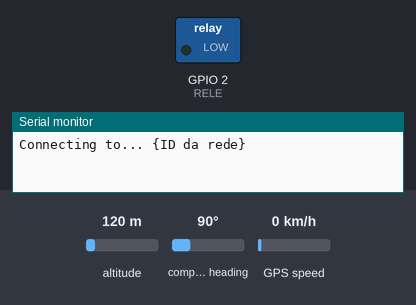
The sketch below on a simulated ESP8266 (NodeMCU). On the bench: switched loads named in the sketch (green lamp = pin HIGH), the last lines printed to the serial monitor. Inputs (shaded band) come from the test bench; at power-on: altitude 120 m, compass heading 90°, GPS speed 0 km/h. WiFi joins after 1.5 s; servers stay silent unless stated; uploads are accepted with an empty reply; the GPS gets a fix after 3 s at 37.7749, -122.4194 with 8 satellites.

Above: at 0.1 s.
At 8.0 s:
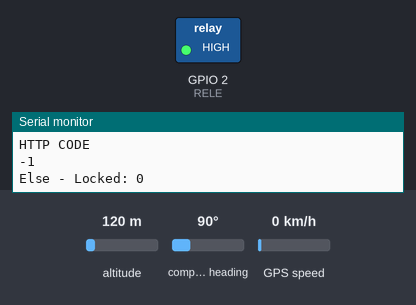
Timing chart, 0 to 9.5 s (numbered marks = the images above):
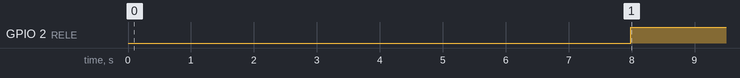

The sketch:

HelixDevice.ino
```cpp
/*
Autor: Vinícius de Andrade Barros
Project: SmartBike
The pursuit of a dream that will come true.
*/
/*
  ESP8266 ESP-12E module -> NEO-6M GY-GPS6MV2 GPS module
  VV (5V)     VCC
  GND         GND
  D1 (GPIO5)  RX
  D2 (GPIO4)  TX
 */
//*************************
#include <TinyGPS++.h>          // include TinyGPS++ library
#include <SoftwareSerial.h>     // include Software serial library
#include <ESP8266WiFi.h>        // include WiFi library
#include <ESP8266HTTPClient.h>
//*************************

#define RELE 2 //D4 == GPIO02

TinyGPSPlus gps;    // The TinyGPS++ object
SoftwareSerial ss(4, 5);         // configure SoftSerial library (RX pin, TX pin)
WiFiClient espClient;
HTTPClient http;


const char* orionAddressPath = "{Endereço do Orion}";
//Meu Device
const char* deviceID = "{Código da bicicleta}";

//Wi-fi Credentials
//*************************
const char* ssid =   "{ID da rede}";
const char* password = "{Senha da Rede}";
//*************************


float lati, longi, vel, batteryLevel;
String Latitude, Longitude, speed1;
boolean locked = true;
/***********************
 *  WarmUp variables
 ***********************/
float latitude , longitude;
int year , month , date, hour , minute , second;
String date_str , time_str , lat_str , lng_str;
int pm;
//***************************

void setup()
{
    pinMode(RELE, OUTPUT);
    digitalWrite(RELE, LOW);

    Serial.begin(115200);      // initialise serial communication at 9600 bps
    ss.begin(9600);  // initialize software serial at 9600 bps
    Serial.println();         // print empty line
    Serial.print("Connecting to... "); // print text in Serial Monitor
    Serial.println(ssid);           // print text in Serial Monitor
    WiFi.begin(ssid, password);     // connect to Wi-Fi network with SSID and password
    while (WiFi.status() != WL_CONNECTED)
    {
      delay(500);
      Serial.print(".");
    }

    // print local IP address and start web server
    Serial.println("");
    Serial.println("WiFi connected");
    Serial.println("Server started");
    Serial.println(WiFi.localIP());

    //creando um device no Helix SandBox (plug&play)
    Serial.println("Creating" + String(deviceID) + " entitie...");
    delay(200);
    orionCreateEntitie(deviceID);
    delay(200);
    warmUPGPS();
}

void loop()
{
  batteryLevel = 0.80;
    while (ss.available() > 0)
    {
       //ReadFromGPSModule();
       if(gps.encode(ss.read()))
       {
          if(gps.location.isValid())
          {
              lati = gps.location.lat();
              Latitude = String(lati, 6);
              longi = gps.location.lng();
              Longitude = String(longi, 6);
              vel = gps.speed.kmph();
              speed1 = String(vel,2);
              Serial.println("DeviceID: "+String(deviceID)+" Latitude: "+Latitude+" Longitude: "+Longitude + "Speed: "+speed1);
          }
          if((Latitude != "" && Longitude != "") || speed1 != "")
          {
              //update
              Serial.println("Updating data in orion...");
              Serial.println("DeviceID: "+String(deviceID)+" Latitude: "+Latitude+" Longitude: "+Longitude + "Speed: "+speed1 + "BaterryLevel: " + String(batteryLevel));
              orionUpdate(deviceID, Latitude, Longitude, speed1, String(batteryLevel));
              Serial.println("Finished updating data in orion...");
              Latitude = "";
              Longitude = "";
              speed1 = "";
          }
          AvaliaBikeLocked(deviceID);
          ActiveLocked();
          delay(5000);
       }
    }
    delay(100);
}

//Criação da entidade no HELIX
void orionCreateEntitie(String entitieName){
    //String bodyRequest = "{\"id\": \"" + entitieName + "\",\"type\": \"iot\",\"location\": {\"value\": { \"type\": \"Point\",\"coordinates\": [2.186447514, 41.3763726]},\"type\": \"geo:json\"},\"speed\": {\"type\": \"float\",\"value\": 0},\"locked\": {\"type\": \"boolean\",\"value\": true}}";
    String bodyRequest = "{\"id\": \"" + entitieName + "\",\"type\": \"iot\",\"location\": {\"value\": { \"type\": \"Point\",\"coordinates\": [2.186447514, 41.3763726]},\"type\": \"geo:json\"},\"speed\": {\"type\": \"float\",\"value\": 0},\"batteryLevel\": {\"type\": \"Property\",\"value\": 0.75},\"locked\": {\"type\": \"boolean\",\"value\": true}}";
    httpRequest("/entities/", bodyRequest, 0);
}

//update --> Aqui irei realizar o updade tanto da velocidade como da longitude / latitude.
void orionUpdate(String entitieID, String latitude, String longitude, String velocidade, String bateryCharge)
{
    //Primeiramente vou atualizar a localização.
    String bodyRequest = "{\"type\": \"Point\", \"coordinates\": ["+latitude+","+longitude+"]}";
    String pathRequest = "/entities/" + entitieID + "/attrs/location/value";
    httpRequest(pathRequest, bodyRequest, 1);

    //Posteriormente vou atualizar a velocidade.
    bodyRequest = velocidade;
    pathRequest = "/entities/" + entitieID + "/attrs/speed/value";
    httpRequest(pathRequest, bodyRequest, 2);

    //Posteriormente vou atualizar o nível da bateria.
    bodyRequest = bateryCharge;
    pathRequest = "/entities/" + entitieID + "/attrs/batteryLevel/value";
    httpRequest(pathRequest, bodyRequest, 2);

}

//avalia se a bicicleta está bloqueada ou não;
void AvaliaBikeLocked(String entitieID)
{
    String bodyRequest = "";
    String pathRequest = "/entities/" + entitieID + "/attrs/locked/value";
    httpRequest(pathRequest, bodyRequest, 3);
}

//request
void httpRequest(String path, String body, int type)
{
    String payload = makeRequest(String(orionAddressPath), path, body, type);
    delay(1000);
    if(!payload)
    {
        return;
    }
    else if(body == "")
    {
       // Serial.println(payload);
        if(payload == "true" || payload == "True")
        {
          locked = true;
        }
        else
        {
           locked = false;
        }
    }
}

String makeRequest(String orionAddress, String path, String body, int type)
{
    int httpCode;
    String fullAddress = "http://" + orionAddress + path;
    http.begin(fullAddress);
    Serial.println("Orion URI request: " + fullAddress);

    prepareHeader(type);
    if(type == 0)
    {
        Serial.println(body);
        httpCode = http.POST(body);
    }
    else if (type == 1 || type == 2)
    {
        Serial.println(body);
        httpCode = http.PUT(body);
    }
    else
    {
        httpCode = http.GET();
    }
    String response =  http.getString();
    Serial.println("HTTP CODE");
    Serial.println(httpCode);

    if (httpCode < 0) {
        Serial.println("request error - " + httpCode);
        return "";
    }
    if (httpCode != HTTP_CODE_OK) {
        return "";
    }
    http.end();
    return response;
}

void prepareHeader(int type)
{
    http.addHeader("fiware-service", "helixiot");
    http.addHeader("fiware-servicepath", "/");

    //Post
    if(type == 0)
    {
        http.addHeader("Content-Type", "application/json");
    }

    //Put JSON
    if (type == 1)
    {
        http.addHeader("Content-Type", "application/json");
        http.addHeader("Accept", "application/json");
    }
    //Put plain Text
    if (type == 2)
    {
        http.addHeader("Content-Type", "text/plain");
    }
    //GET
    if(type != 0 && type != 1 && type != 2)
    {
        http.addHeader("Accept", "text/plain");
    }
}


void ActiveLocked()
{
    if(locked)
    {
        Serial.println("Locked: " + String(locked));
        digitalWrite(RELE, LOW);
    }
    else
    {
        Serial.println("Else - Locked: " + String(locked));
        digitalWrite(RELE, HIGH);
    }
    delay(1000);
}


void warmUPGPS()
{
  while(true)
  {
  while (ss.available() > 0)
  {
    if (gps.encode(ss.read()))
    {
      if (gps.location.isValid())
      {
        latitude = gps.location.lat();
        lat_str = String(latitude , 6);
        longitude = gps.location.lng();
        lng_str = String(longitude , 6);
      }

      if (gps.date.isValid())
      {
        date_str = "";
        date = gps.date.day();
        month = gps.date.month();
        year = gps.date.year();

        if (date < 10)
          date_str = '0';
        date_str += String(date);

        date_str += " / ";

        if (month < 10)
          date_str += '0';
        date_str += String(month);

        date_str += " / ";

        if (year < 10)
          date_str += '0';
        date_str += String(year);
      }

      if (gps.time.isValid())
      {
        time_str = "";
        hour = gps.time.hour();
        minute = gps.time.minute();
        second = gps.time.second();

        minute = (minute + 30);
        if (minute > 59)
        {
          minute = minute - 60;
          hour = hour + 1;
        }
        hour = (hour + 5) ;
        if (hour > 23)
          hour = hour - 24;

        if (hour >= 12)
          pm = 1;
        else
          pm = 0;

        hour = hour % 12;

        if (hour < 10)
          time_str = '0';
        time_str += String(hour);

        time_str += " : ";

        if (minute < 10)
          time_str += '0';
        time_str += String(minute);

        time_str += " : ";

        if (second < 10)
          time_str += '0';
        time_str += String(second);

        if (pm == 1)
          time_str += " PM ";
        else
          time_str += " AM ";

      }
       Serial.println("Latitude: " + lat_str);
       Serial.println("Longitude: " + lng_str);
       if(lat_str != "" && lng_str != "" )
       {
          return;
       }
    }
  }
  delay(100);
  }
}
```

Measured:
- by itself, GPIO 2 (RELE): LOW → HIGH at 8.0 s
